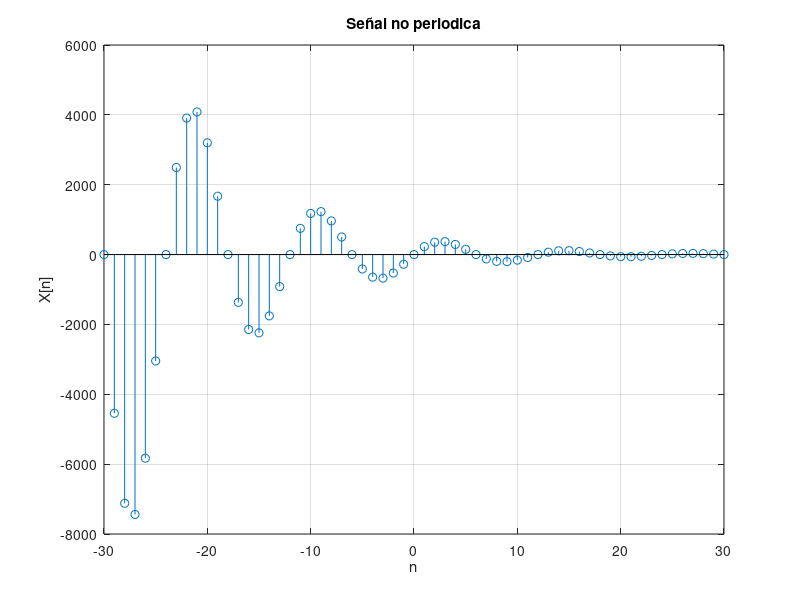

This figure's MATLAB source:
clear;
close all;
clc; 

%SEÑAL NO PERIODICA 
A=10;
B=50;
Wo1=(1/6)*pi;
a=0.1;
n=-30:30;

x=A*sin(Wo1*n);
x2=B*exp(-a*n);
z=x.*x2;
figure(2);
stem(n,z);
title("Señal no periodica");
xlabel("n");
ylabel("X[n]");
grid on;